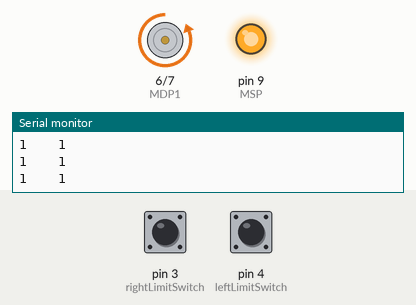
Bench run of a sketch on a simulated Arduino Uno, built with avr-gcc and run on an emulated ATmega328P. Parts: motor-driver pin pairs drawn as motors (green arrow = first pin HIGH = forward, orange = second pin HIGH = backward, longer = more drive), output pins drawn as LEDs (lit = HIGH), the last lines printed to the serial monitor. The inputs (shaded band) are chosen by the test bench; at power-on: pin 4 (leftLimitSwitch) HIGH, pin 3 (rightLimitSwitch) HIGH.

Above: at 1.2 s.
1.3 s: pin 4 (leftLimitSwitch) pulled LOW for 0.15 s
At 2.2 s:
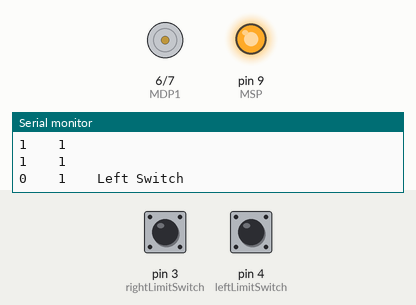
4.4 s: pin 3 (rightLimitSwitch) pulled LOW for 0.15 s
At 5.7 s:
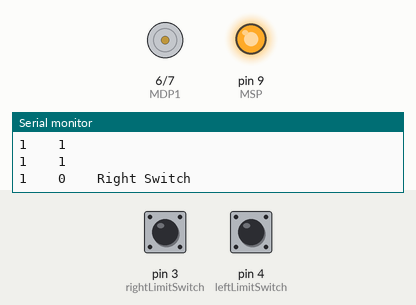
7.5 s: pin 4 (leftLimitSwitch) pulled LOW for 1 s
At 11.3 s:
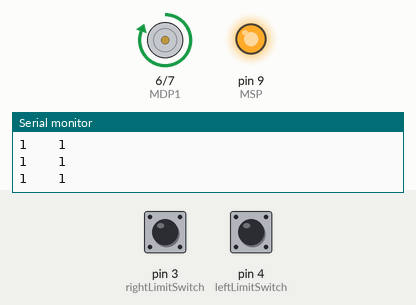
11.5 s: pin 3 (rightLimitSwitch) pulled LOW for 1 s
At 12.1 s:
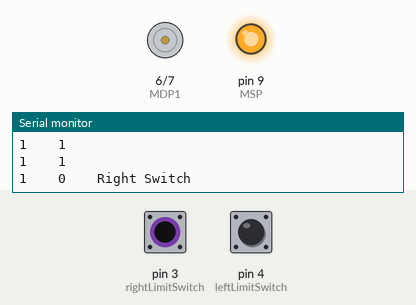
Timing chart, 0 to 16.0 s (numbered marks = the images above; inputs shaded):
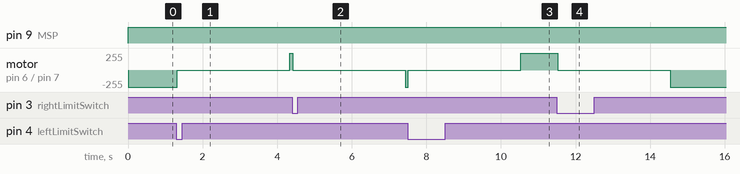

Measured:
- after the input at 1.3 s, motor on pin 6 (MDP1) / pin 7 (MDP2): backward 255/255 → stopped at once, → forward 255/255 3.0 s later
- after the input at 4.4 s, motor on pin 6 (MDP1) / pin 7 (MDP2): forward 255/255 → stopped at once, → backward 255/255 3.0 s later
- after the input at 7.5 s, motor on pin 6 (MDP1) / pin 7 (MDP2): backward 255/255 → stopped at once, → forward 255/255 3.0 s later
- after the input at 11.5 s, motor on pin 6 (MDP1) / pin 7 (MDP2): forward 255/255 → stopped at once, → backward 255/255 3.0 s later

The sketch:

2022-11-01_Conveyor_Switcher.ino
```cpp
int leftLimitSwitch=4;
int rightLimitSwitch=3;
int startPulse=2;
int boardLED=13;

byte motorSpeed = 0;
int MDP1 = 6;
int MDP2 = 7;
int MSP = 9;

int startPulseStatus = LOW;
int leftLimStat;
int rightLimStat;
int toggle = 0;

int device = 0; //0 for track 1 for spinny

void setup() {
  Serial.begin(9600);
  pinMode (MDP1, OUTPUT);
  pinMode (MDP2, OUTPUT);
  pinMode (MSP, OUTPUT);
  pinMode (leftLimitSwitch, INPUT_PULLUP);
  pinMode (rightLimitSwitch, INPUT_PULLUP);
  motorSpeed = 0;
  digitalWrite (MDP1, LOW);
  digitalWrite (MDP2, HIGH);
}

void loop() {
  motorSpeed = 255;
  analogWrite (MSP, motorSpeed);
  leftLimStat = digitalRead (leftLimitSwitch);
  rightLimStat = digitalRead (rightLimitSwitch);
  Serial.print (leftLimStat);
  Serial.print ("    ");
  Serial.print (rightLimStat);
  Serial.print ("    ");
  if (toggle == 0) {
    if (leftLimStat == device){
      digitalWrite (MDP2, LOW);
      Serial.print ("Left Switch");
      Serial.print ("    ");
      delay (3000);
      digitalWrite (MDP1, HIGH);
      toggle = 1;
    }
  } else if (toggle == 1) {
    if (rightLimStat == device) {
      digitalWrite (MDP1, LOW);
      Serial.print ("Right Switch");
      Serial.print ("    ");
      delay (3000);
      digitalWrite (MDP2, HIGH);
      toggle = 0;
    }
  }

  Serial.println ("    ");
}
```
